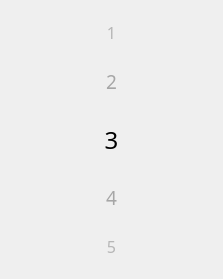
<?xml version="1.0" encoding="UTF-8"?>
<ui version="4.0">
 <class>ModuleScrollValue</class>
 <widget class="QFrame" name="ModuleScrollValue">
  <property name="geometry">
   <rect>
    <x>0</x>
    <y>0</y>
    <width>223</width>
    <height>279</height>
   </rect>
  </property>
  <property name="windowTitle">
   <string>Frame</string>
  </property>
  <layout class="QVBoxLayout" name="verticalLayout">
   <property name="leftMargin">
    <number>20</number>
   </property>
   <property name="rightMargin">
    <number>20</number>
   </property>
   <item>
    <widget class="QLabel" name="labelValue1">
     <property name="font">
      <font>
       <family>MiSans</family>
       <pointsize>12</pointsize>
      </font>
     </property>
     <property name="styleSheet">
      <string notr="true">color:#B6B6B6</string>
     </property>
     <property name="text">
      <string>1</string>
     </property>
     <property name="alignment">
      <set>Qt::AlignmentFlag::AlignCenter</set>
     </property>
    </widget>
   </item>
   <item>
    <widget class="QLabel" name="labelValue2">
     <property name="font">
      <font>
       <family>MiSans</family>
       <pointsize>14</pointsize>
      </font>
     </property>
     <property name="styleSheet">
      <string notr="true">color:#A6A6A6</string>
     </property>
     <property name="text">
      <string>2</string>
     </property>
     <property name="alignment">
      <set>Qt::AlignmentFlag::AlignCenter</set>
     </property>
    </widget>
   </item>
   <item>
    <widget class="QLabel" name="labelLine1">
     <property name="maximumSize">
      <size>
       <width>16777215</width>
       <height>3</height>
      </size>
     </property>
     <property name="styleSheet">
      <string notr="true">background-color: qlineargradient(
    spread: pad,
    x1: 0, y1: 0,  /* 渐变起点：左侧 */
    x2: 1, y2: 0,  /* 渐变终点：右侧 */
    stop: 0   rgba(246, 246, 246, 255),    /* 起点颜色：黑色 */
    stop: 0.5 rgba(44, 44, 44, 255),  /* 中间颜色：白色 */
    stop: 1   rgba(246, 246, 246, 255)     /* 终点颜色：黑色 */
);</string>
     </property>
     <property name="text">
      <string/>
     </property>
    </widget>
   </item>
   <item>
    <widget class="QLabel" name="labelValue3">
     <property name="font">
      <font>
       <family>MiSans</family>
       <pointsize>18</pointsize>
      </font>
     </property>
     <property name="text">
      <string>3</string>
     </property>
     <property name="alignment">
      <set>Qt::AlignmentFlag::AlignCenter</set>
     </property>
    </widget>
   </item>
   <item>
    <widget class="QLabel" name="labelLine2">
     <property name="maximumSize">
      <size>
       <width>16777215</width>
       <height>3</height>
      </size>
     </property>
     <property name="styleSheet">
      <string notr="true">background-color: qlineargradient(
    spread: pad,
    x1: 0, y1: 0,  /* 渐变起点：左侧 */
    x2: 1, y2: 0,  /* 渐变终点：右侧 */
    stop: 0   rgba(246, 246, 246, 255),    /* 起点颜色：黑色 */
    stop: 0.5 rgba(44, 44, 44, 255),  /* 中间颜色：白色 */
    stop: 1   rgba(246, 246, 246, 255)     /* 终点颜色：黑色 */
);</string>
     </property>
     <property name="text">
      <string/>
     </property>
    </widget>
   </item>
   <item>
    <widget class="QLabel" name="labelValue4">
     <property name="font">
      <font>
       <family>MiSans</family>
       <pointsize>14</pointsize>
      </font>
     </property>
     <property name="styleSheet">
      <string notr="true">color:#A6A6A6</string>
     </property>
     <property name="text">
      <string>4</string>
     </property>
     <property name="alignment">
      <set>Qt::AlignmentFlag::AlignCenter</set>
     </property>
    </widget>
   </item>
   <item>
    <widget class="QLabel" name="labelValue5">
     <property name="font">
      <font>
       <family>MiSans</family>
       <pointsize>12</pointsize>
      </font>
     </property>
     <property name="styleSheet">
      <string notr="true">color:#B6B6B6</string>
     </property>
     <property name="text">
      <string>5</string>
     </property>
     <property name="alignment">
      <set>Qt::AlignmentFlag::AlignCenter</set>
     </property>
    </widget>
   </item>
  </layout>
 </widget>
 <resources/>
 <connections/>
</ui>
